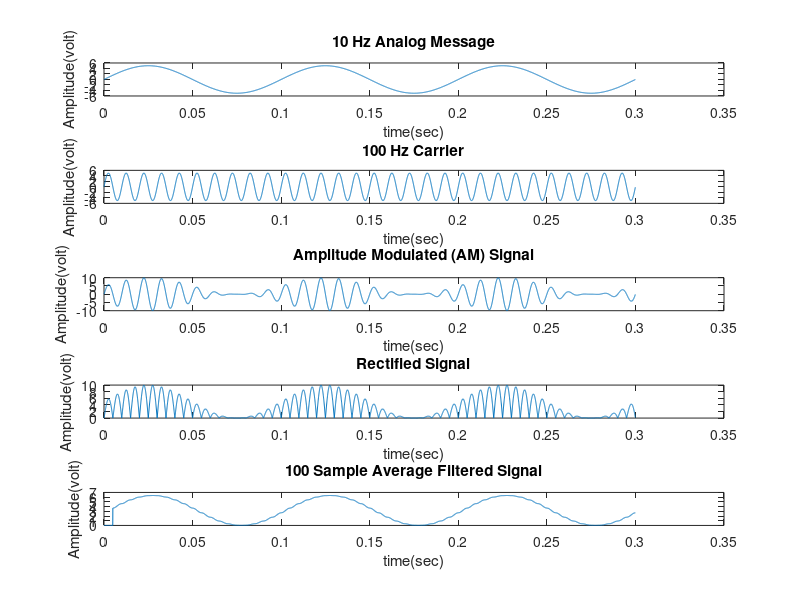

Recreate this plot in MATLAB.
clf
clear

Fm = 10;                             % message frequency
Fc = Fm*10;                          % carrier frequency
T = 1/Fc;                            % carrier period
sample_rate = Fc*2;                  % # of samples per carrier period (T)
t = 0:T/sample_rate:(30*T - T/1000); % same # of samples no matter what Fc
Am = 5;                              % message amplitude
Sm = Am*sin(2*pi*Fm*t);     % message signal

m = 1;                               % modulation index m = Am/Ac
Ac = Am/m;                           % carrier amplitude based on modulation index
Sc = Ac*sin(2*pi*Fc*t);     % carrier signal

amSig = Sc.*(1 + m/Am*Sm);    % modulated signal

rectifiedSig = abs(amSig);      % rectified signal

% low pass filter signal
averaging_length = Fc;    % to get envelope recovered, use average = # of samples per Fc period = sample_rate
filtered_signal = zeros(1,averaging_length);
for i=averaging_length+1:length(rectifiedSig)
    filtered_signal = [filtered_signal sum(rectifiedSig((i-averaging_length):i-1))/averaging_length];
end

%% Plot everything

subplot(5,1,1)
plot(t,Sm)
title ([num2str(Fm),' Hz Analog Message']);
xlabel ('time(sec)');
ylabel ('Amplitude(volt)');
subplot(5,1,2)
plot(t,Sc)
title ([num2str(Fc),' Hz Carrier']);
xlabel ('time(sec)');
ylabel ('Amplitude(volt)');
subplot(5,1,3)
plot(t,amSig)
title ('Amplitude Modulated (AM) Signal');
xlabel ('time(sec)');
ylabel ('Amplitude(volt)');
subplot(5,1,4)
plot(t,rectifiedSig)
title ('Rectified Signal');
xlabel ('time(sec)');
ylabel ('Amplitude(volt)');
subplot(5,1,5)
plot(t,filtered_signal)
title ([num2str(averaging_length),' Sample Average Filtered Signal']);
xlabel ('time(sec)');
ylabel ('Amplitude(volt)');